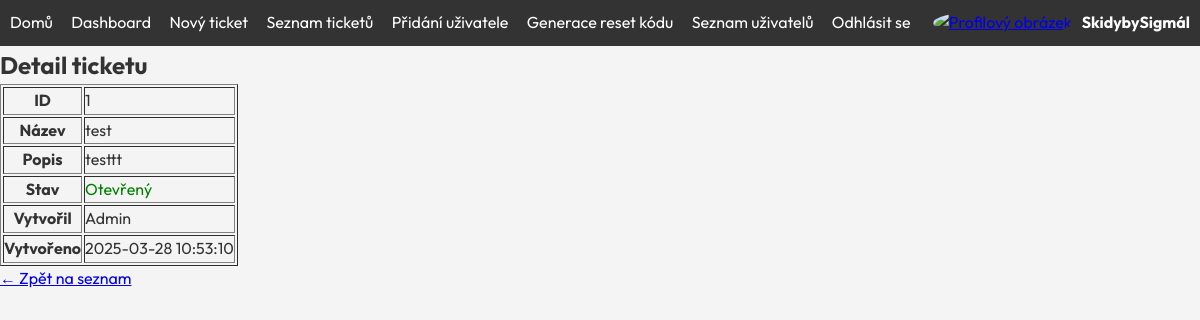
Screenshot of /Frontend/ticket_detail.php?id=1 (signed in) with the database file from the repository.
### tables this page shows
CREATE TABLE `tickets` (
  `id` int(11) NOT NULL,
  `user_id` int(11) NOT NULL,
  `title` varchar(255) NOT NULL,
  `description` text NOT NULL,
  `status` enum('Otevřený','Uzavřený') DEFAULT 'Otevřený',
  `priority` enum('Nízká','Střední','Vysoká') NOT NULL,
  `platform` enum('Windows','Mac','Linux','Android','iPhone') NOT NULL,
  `created_at` datetime NOT NULL,
  `closed_at` datetime DEFAULT NULL
);

CREATE TABLE `users` (
  `id` int(11) NOT NULL,
  `name` varchar(100) NOT NULL,
  `email` varchar(255) NOT NULL,
  `role` varchar(255) NOT NULL,
  `created_at` timestamp NOT NULL DEFAULT current_timestamp(),
  `password` varchar(255) NOT NULL
);

### Frontend/ticket_detail.php (the view, shortened to what this page needs)
<?php
include 'db.php';
$ticket_id = intval($_GET['id']);
$sql = "SELECT tickets.id, tickets.title, tickets.description, tickets.status, tickets.created_at, users.name
        FROM tickets
        JOIN users ON tickets.user_id = users.id
        WHERE tickets.id = ?";
$stmt = $conn->prepare($sql);
$stmt->bind_param("i", $ticket_id);
$stmt->execute();
$result = $stmt->get_result();
$ticket = $result->fetch_assoc();
?>
<!DOCTYPE html>
<html lang="cs">
<head>
    <link rel="stylesheet" href="s/style.css">
</head>
<body>
    <?php include 'header.php'; ?>
    <h2>Detail ticketu</h2>
    <table border="1">
        <tr>
            <th>ID</th>
            <td><?= $ticket['id'] ?></td>
        </tr>
        <tr>
            <th>Název</th>
            <td><?= htmlspecialchars($ticket['title']) ?></td>
        </tr>
        <tr>
            <th>Popis</th>
            <td><?= nl2br(htmlspecialchars($ticket['description'])) ?></td>
        </tr>
        <tr>
            <th>Stav</th>
            <td>
                <?php if ($ticket['status'] === 'Otevřený'): ?>
                    <span style="color: green;">Otevřený</span>
                <?php else: ?>
                    <span style="color: red;">Uzavřený</span>
                <?php endif; ?>
            </td>
        </tr>
        <tr>
            <th>Vytvořil</th>
            <td><?= htmlspecialchars($ticket['name']) ?></td>
        </tr>
        <tr>
            <th>Vytvořeno</th>
            <td><?= $ticket['created_at'] ?></td>
        </tr>
    </table>
    <p><a href="<?= ($ticket['status'] === 'Otevřený') ? 'dashboard.php' : 'tickets.php' ?>">← Zpět na seznam</a></p>
</body>
</html>

### Frontend/s/style.css (style rules this page uses)
:root { --primary-color: #007bff; --dark-color: #1a1a2e; --light-color: #f4f4f4; --text-color: #333; }
* { margin: 0; padding: 0; box-sizing: border-box; font-family: 'Outfit', sans-serif; }
body { background: var(--light-color); color: var(--text-color); line-height: 1.6; }

### rows the page displays
tickets: id "1", title "test", description "testtt", user.name "Admin", created_at "2025-03-28 10:53:10"

### other values shown
$jmeno "SkidybySigmál"
